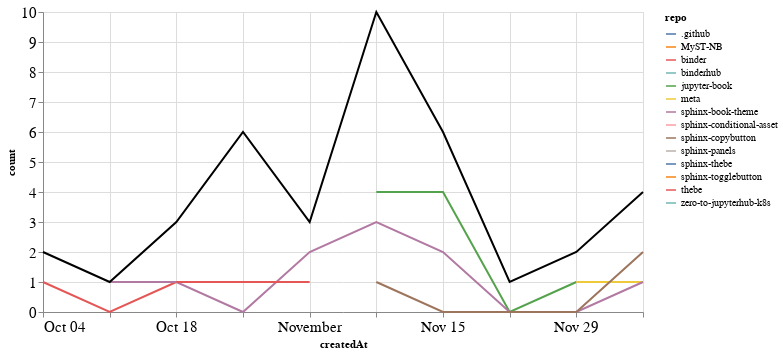

The notebook cell this image was saved under:
### Markdown cell above
### PRs

### Code cell
prs_time = prs.groupby('repo').resample('W', on='createdAt').count()['author'].reset_index()
prs_time = prs_time.rename(columns={'author': 'count'})
prs_time_total = prs_time.groupby('createdAt').agg({"count": "sum"}).reset_index()

ch1 = alt.Chart(prs_time, width=600).mark_line().encode(
    x='createdAt',
    y='count',
    color='repo',
    tooltip="repo"
)

ch2 = alt.Chart(prs_time_total, width=600).mark_line(color="black").encode(
    x='createdAt',
    y='count',
)

ch1 + ch2

### Figure 1 — Vega-Lite specification as saved in the notebook (floating-point values rounded to 4 significant figures)
{"config": {"axisLeft": {"labelFontSize": 15}, "axisBottom": {"labelFontSize": 15}}, "layer": [{"data": {"name": "data-d32191984894499626fe17e02953dc5c"}, "mark": "line", "encoding": {"color": {"type": "nominal", "field": "repo"}, "tooltip": {"type": "nominal", "field": "repo"}, "x": {"type": "temporal", "field": "createdAt"}, "y": {"type": "quantitative", "field": "count"}}, "width": 600}, {"data": {"name": "data-d7932aa0f01ffa2f3671043226d808cf"}, "mark": {"type": "line", "color": "black"}, "encoding": {"x": {"type": "temporal", "field": "createdAt"}, "y": {"type": "quantitative", "field": "count"}}, "width": 600}], "$schema": "https://vega.github.io/schema/vega-lite/v4.8.1.json", "datasets": {"data-d32191984894499626fe17e02953dc5c": [{"repo": ".github", "createdAt": "2020-11-08T00:00:00", "count": 1}, {"repo": "MyST-NB", "createdAt": "2020-11-22T00:00:00", "count": 1}, {"repo": "binder", "createdAt": "2020-10-04T00:00:00", "count": 1}, {"repo": "binder", "createdAt": "2020-10-11T00:00:00", "count": 0}, {"repo": "binder", "createdAt": "2020-10-18T00:00:00", "count": 1}, {"repo": "binderhub", "createdAt": "2020-10-04T00:00:00", "count": 1}, {"repo": "jupyter-book", "createdAt": "2020-11-08T00:00:00", "count": 4}, {"repo": "jupyter-book", "createdAt": "2020-11-15T00:00:00", "count": 4}, {"repo": "jupyter-book", "createdAt": "2020-11-22T00:00:00", "count": 0}, {"repo": "jupyter-book", "createdAt": "2020-11-29T00:00:00", "count": 1}, {"repo": "meta", "createdAt": "2020-11-29T00:00:00", "count": 1}, {"repo": "meta", "createdAt": "2020-12-06T00:00:00", "count": 1}, {"repo": "sphinx-book-theme", "createdAt": "2020-10-11T00:00:00", "count": 1}, {"repo": "sphinx-book-theme", "createdAt": "2020-10-18T00:00:00", "count": 1}, {"repo": "sphinx-book-theme", "createdAt": "2020-10-25T00:00:00", "count": 0}, {"repo": "sphinx-book-theme", "createdAt": "2020-11-01T00:00:00", "count": 2}, {"repo": "sphinx-book-theme", "createdAt": "2020-11-08T00:00:00", "count": 3}, {"repo": "sphinx-book-theme", "createdAt": "2020-11-15T00:00:00", "count": 2}, {"repo": "sphinx-book-theme", "createdAt": "2020-11-22T00:00:00", "count": 0}, {"repo": "sphinx-book-theme", "createdAt": "2020-11-29T00:00:00", "count": 0}, {"repo": "sphinx-book-theme", "createdAt": "2020-12-06T00:00:00", "count": 1}, {"repo": "sphinx-conditional-asset", "createdAt": "2020-10-25T00:00:00", "count": 2}, {"repo": "sphinx-copybutton", "createdAt": "2020-11-08T00:00:00", "count": 1}, {"repo": "sphinx-copybutton", "createdAt": "2020-11-15T00:00:00", "count": 0}, {"repo": "sphinx-copybutton", "createdAt": "2020-11-22T00:00:00", "count": 0}, {"repo": "sphinx-copybutton", "createdAt": "2020-11-29T00:00:00", "count": 0}, {"repo": "sphinx-copybutton", "createdAt": "2020-12-06T00:00:00", "count": 2}, {"repo": "sphinx-panels", "createdAt": "2020-10-25T00:00:00", "count": 1}, {"repo": "sphinx-thebe", "createdAt": "2020-10-25T00:00:00", "count": 1}, {"repo": "sphinx-togglebutton", "createdAt": "2020-10-25T00:00:00", "count": 1}, {"repo": "thebe", "createdAt": "2020-10-18T00:00:00", "count": 1}, {"repo": "thebe", "createdAt": "2020-10-25T00:00:00", "count": 1}, {"repo": "thebe", "createdAt": "2020-11-01T00:00:00", "count": 1}, {"repo": "zero-to-jupyterhub-k8s", "createdAt": "2020-11-08T00:00:00", "count": 1}], "data-d7932aa0f01ffa2f3671043226d808cf": [{"createdAt": "2020-10-04T00:00:00", "count": 2}, {"createdAt": "2020-10-11T00:00:00", "count": 1}, {"createdAt": "2020-10-18T00:00:00", "count": 3}, {"createdAt": "2020-10-25T00:00:00", "count": 6}, {"createdAt": "2020-11-01T00:00:00", "count": 3}, {"createdAt": "2020-11-08T00:00:00", "count": 10}, {"createdAt": "2020-11-15T00:00:00", "count": 6}, {"createdAt": "2020-11-22T00:00:00", "count": 1}, {"createdAt": "2020-11-29T00:00:00", "count": 2}, {"createdAt": "2020-12-06T00:00:00", "count": 4}]}}
